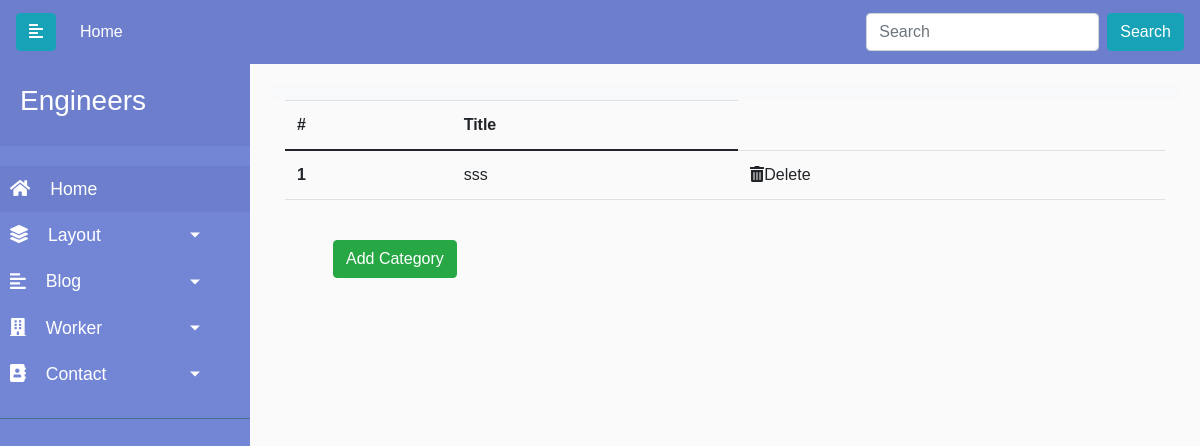
Before: /admin/blog-cat-list with the older database file.
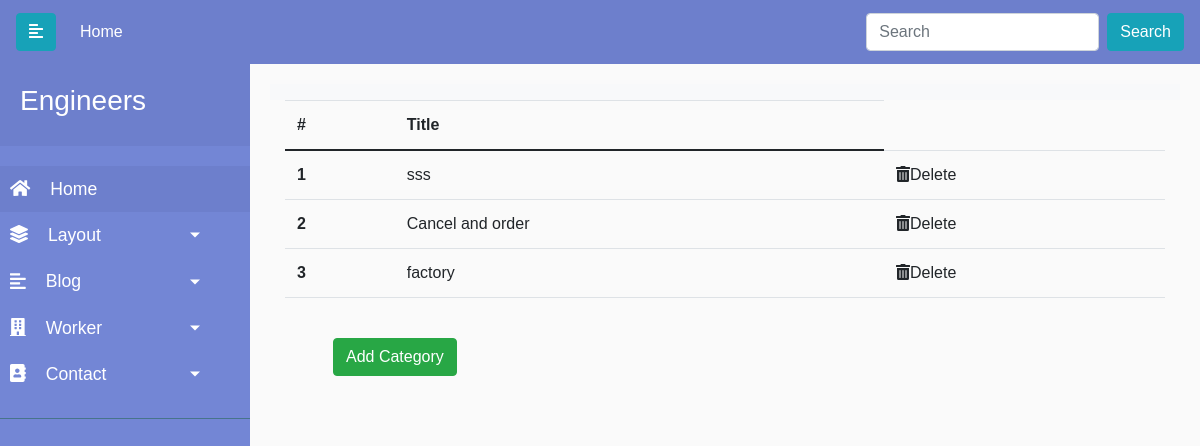
After: the same page with the newer database file.
### engineers/models.py (models this page shows, shortened)
class BlogCategory(db.Model):
    __tablename__ = 'blogcategory'
    id = db.Column(db.Integer, primary_key=True)
    title = db.Column(db.String(50), nullable=False)
    category = db.relationship(Blog, backref='blogcategories', lazy=True, cascade='all,delete')

### engineers/controllers.py (the view)
@app.route('/admin/blog-cat-list')
def blog_cat_list():
    blog_category = BlogCategory.query.all()
    return render_template('admin/blog-cat-list.html', blog_category=blog_category)

### engineers/templates/admin/blog-cat-list.html
{% extends 'admin/base.html' %}
{% block content %}
<div class="container">
    <div class="row ">
        <div class="col">
            <table class="table">
                <thead>
                    <tr>
                        <th scope="col">#</th>
                        <th scope="col">Title</th>
                    </tr>
                </thead>
                <tbody>
                    {% for category in blog_category %}
                    <tr>
                        <th scope="row">{{category.id}}</th>
                        <td>{{category.title}}</td>
                        <td><a href="{{url_for('blog_cat_delete', id=category.id)}}" onclick="return confirm('Are You Sure To Delete ?')"><i class="fas fa-trash-alt"></i>Delete</a></td>
                    </tr>
                    {% endfor %}
                </tbody>
            </table>
            <br>
            <a href="{{url_for('blog_cat_add')}}" class="btn btn-success ml-5">Add Category</a>
            <br><br>
        </div>
    </div>
</div>
</div>
{% endblock %}

### engineers/templates/admin/base.html (shortened to what this page needs)
<!doctype html>
<html lang="en">
<head>
    <link rel="stylesheet" href="{{url_for('static', filename='font/flaticon.css')}}">
    <link rel="stylesheet" href="https://cdnjs.cloudflare.com/ajax/libs/font-awesome/5.15.3/css/all.min.css">
    <link href="https://cdn.jsdelivr.net/npm/bootstrap@5.0.1/dist/css/bootstrap.min.css" rel="stylesheet"
>
    <link rel="stylesheet" href="https://maxcdn.bootstrapcdn.com/bootstrap/4.0.0/css/bootstrap.min.css"
>
    <link rel="stylesheet" href="https://cdnjs.cloudflare.com/ajax/libs/font-awesome/5.13.0/css/all.min.css">
    <link rel="stylesheet" href="includes/style.css">
    <link rel="stylesheet" href="https://cdnjs.cloudflare.com/ajax/libs/font-awesome/5.15.3/css/all.min.css">
</head>
<body>
    {% include 'admin/includes/navbar.html' %}
            {% block content %}
            {% endblock %}
		</div>
</body>
</html>

### engineers/templates/admin/includes/navbar.html (shortened to what this page needs)
<nav class="navbar navbar-expand-lg navbar-light" id = nav-top>
  <a class="navbar-brand" href="#">
    <button type="button" id="sidebarCollapse" class="btn  btn-info">
      <i class="fas fa-align-left"></i>
    </button>
  </a>
  <div class="collapse navbar-collapse" id="navbarSupportedContent">
    <ul class="navbar-nav mr-auto">
      <li class="nav-item active">
        <a class="nav-link" href="/index">Home<span class="sr-only">(current)</span></a>
      </li>
    </ul>
    <form class="form-inline my-2 my-lg-0">
      <input class="form-control mr-sm-2" type="search" placeholder="Search" aria-label="Search">
      <button class="btn btn-info my-2 my-sm-0" type="submit">Search</button>
    </form>
  </div>
</nav>
<div class="wrapper">
  <nav id="sidebar">
    <div class="sidebar-header">
      <h3>Engineers</h3>
    </div>
    <ul class="lisst-unstyled components">
      <li class="active">
        <a href="/admin"><i class="fas fa-home admin-icon"></i>Home</a>
      </li>
      <li>
        <a href="#layoutSubmenu" data-toggle="collapse" aria-expanded="false" class="dropdown-toggle"><i class="fas fa-layer-group admin-icon"></i>Layout</a>
      </li>
      <li>
        <a href="#blogSubmenu" data-toggle="collapse" aria-expanded="false" class="dropdown-toggle"><i class="fas fa-align-left admin-icon"></i>Blog</a>
      </li>
      <li>
        <a href="#workerSubmenu" data-toggle="collapse" aria-expanded="false" class="dropdown-toggle"><i class="fas fa-building admin-icon"></i>Worker</a>
      </li>
      <li>
        <a href="#contactSubmenu" data-toggle="collapse" aria-expanded="false" class="dropdown-toggle"><i class="fas fa-address-book admin-icon"></i>Contact</a>
      </li>
    </ul>
  </nav>
  <div id="content">
    <nav class="navbar navbar-expand-lg navbar-light bg-light">
    </nav>

### engineers/templates/admin/base.html (style rules this page uses)
#nav-top { background-color: #6d7fcc; }
#nav-top a { color: #fff; }
body { font-family: 'Poppins', sans-serif; background: #fafafa; }
a, a:hover, a:focus { color: inherit; text-decoration: none; transition: all 0.3s; }
.wrapper { display: flex; text-decoration: none; transition: all 0.3s; }
.admin-icon { margin-right: 20px; font-size: 18px; }
#sidebar { min-width: 250px; max-width: 250px; background: #7386D5; color: #fff; transition: all 0.3s; }
#sidebar .sidebar-header { padding: 20px; background: #6d7fcc; }
#sidebar ul.components { padding: 20px 0; border-bottom: 1px solid #47748b; }
#sidebar ul li a { padding: 10px; font-size: 1.1em; display: block; }
#sidebar ul li.active>a, a[aria-expanded="true"] { color: #fff; background: #6d7fcc; }
a[data-toggle="collapse"] { position: relative; }
.dropdown-toggle::after { display: block; position: absolute; top: 50%; right: 20%; transform: translateY(-50%); }
#content { width: 100%; padding: 20px; min-height: 100vh; transition: all 0.3s; }

Changed rows visible on the page:
added BlogCategory: id "2", title "Cancel and order"
added BlogCategory: id "3", title "factory"
